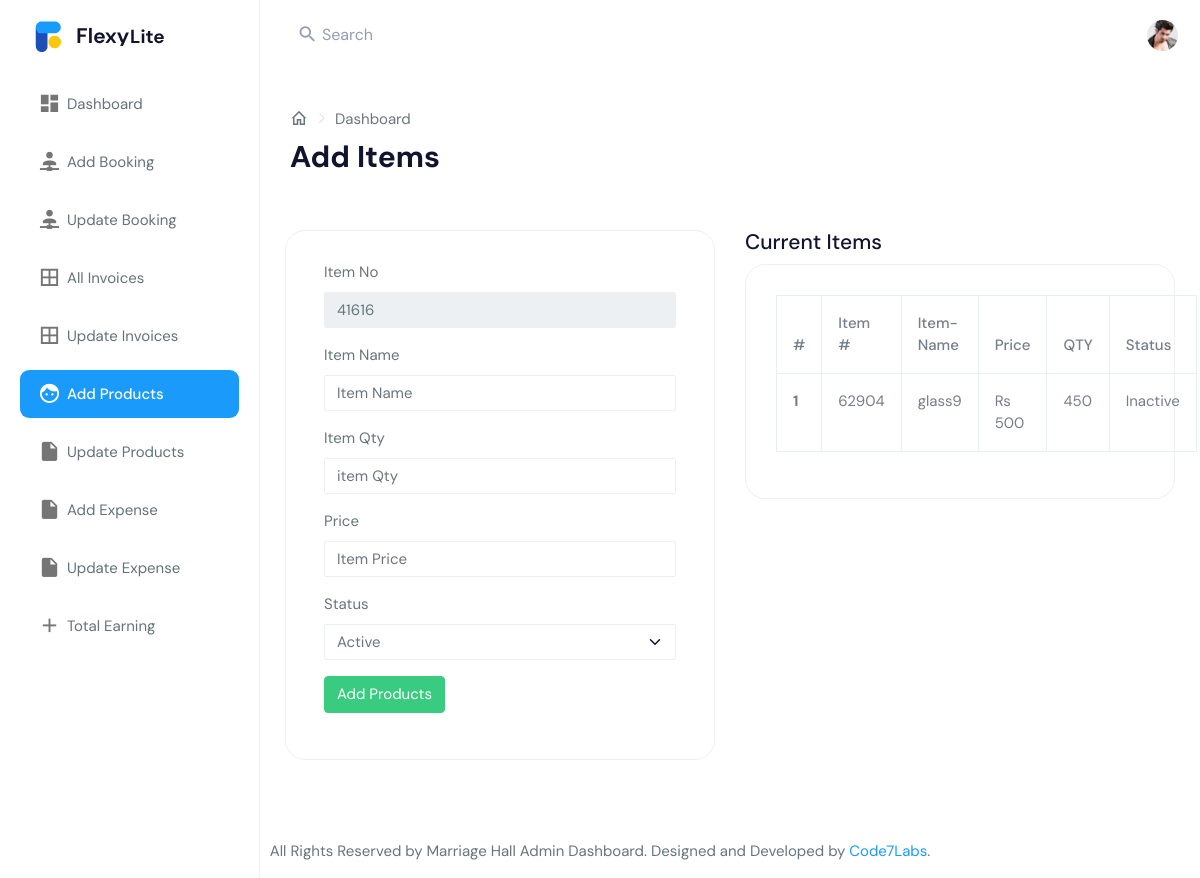
/addproduct.php, run on the app's committed database.
### tables this page shows
CREATE TABLE `products` (
  `ID` bigint(11) NOT NULL AUTO_INCREMENT,
  `Item_number` varchar(255) DEFAULT NULL,
  `Item_name` varchar(255) DEFAULT NULL,
  `Item_price` varchar(255) DEFAULT NULL,
  `Item_qty` varchar(255) DEFAULT NULL,
  `Item_status` varchar(255) DEFAULT NULL,
  PRIMARY KEY (`ID`)
);

### controllers/product-controller.php (called while the page is built, shortened)
<?php $item_num=rand(1,100000);?>

### addproduct.php (the view, shortened to what this page needs)
<?php include 'header.php'; ?>
<?php require 'controllers/product-controller.php';?>
        <div class="page-wrapper">
            <div class="page-breadcrumb">
                <div class="row align-items-center">
                    <div class="col-6">
                        <nav aria-label="breadcrumb">
                            <ol class="breadcrumb mb-0 d-flex align-items-center">
                              <li class="breadcrumb-item"><a href="index.html" class="link"><i class="mdi mdi-home-outline fs-4"></i></a></li>
                              <li class="breadcrumb-item active" aria-current="page">Dashboard</li>
                            </ol>
                          </nav>
                        <h1 class="mb-0 fw-bold">Add Items</h1>
                    </div>
                </div>
            </div>
            <div class="container-fluid">
                    <div class="row">
                    <div class="col-lg-6 col-xlg-9 col-md-7">
                        <div class="card">
                            <div class="card-body">
                                <form class="form-horizontal form-material mx-2" method="post" action="controllers/product-controller.php" enctype="multipart/form-data">
                                    <div class="form-group">
                                        <label class="col-md-12">Item No</label>
                                        <div class="col-md-12">
                                            <input type="text" placeholder="Johnathan Doe"
                                                class="form-control form-control-line" readonly value="<?php echo $item_num; ?>" name="item_number">
                                        </div>
                                    </div>
                                     <div class="form-group">
                                        <label class="col-md-12">Item Name</label>
                                        <div class="col-md-12">
                                            <input type="text" placeholder="Item Name"
                                                class="form-control form-control-line" required name="itemname">
                                        </div>
                                    </div>
                                       <div class="form-group">
                                        <label class="col-md-12">Item Qty</label>
                                        <div class="col-md-12">
                                            <input type="number" placeholder="item Qty"
                                                class="form-control form-control-line" required name="item_qty">
                                        </div>
                                    </div>
                                    <div class="form-group">
                                        <label class="col-md-12">Price</label>
                                        <div class="col-md-12">
                                            <input type="number" placeholder="Item Price"
                                                class="form-control form-control-line" required name="item_price">
                                        </div>
                                    </div>
                                    <div class="form-group">
                                        <label class="col-md-12">Status</label>
                                        <div class="col-md-12">
                                           <select class="form-select shadow-none form-control-line" required name="item_status">
                                                 <option>Active</option>
                                            </select>
                                        </div>
                                    </div>
                                    <div class="form-group">
                                        <div class="col-sm-12">
                                            <button class="btn btn-success text-white"  name="add-product">Add Products</button>
                                        </div>
                                    </div>
                                </form>
                            </div>
                        </div>
                    </div>
                    <?php
                    $sql = "SELECT * FROM  products ORDER BY ID DESC";
                    $result = mysqli_query($conn, $sql) or die("Query Un successfully");
                    if(mysqli_num_rows($result) > 0) {
                    ?>
                    <div class="col-lg-6 col-xlg-9 col-md-7">
                        <h3> Current Items</h3>
                        <div class="card">
                            <div class="card-body">
                               <table class="table  table-bordered" style="width:100%">
  <thead>
    <tr>
      <th scope="col">#</th>
      <th scope="col">Item #</th>
      <th scope="col">Item-Name</th>
      <th scope="col">Price</th>
      <th scope="col">QTY</th>
      <th scope="col">Status</th>
    </tr>
  </thead>
  <tbody>
     <?php
                while($row = mysqli_fetch_assoc($result)){
                    ?>
    <tr>
      <th scope="row"><?php echo  $row['ID'];?></th>
      <td><?php echo  $row['Item_number'];?></td>
      <td><?php echo  $row['Item_name'];?></td>
      <td><?php echo  "Rs ".$row['Item_price'];?></td>
      <td><?php echo  $row['Item_qty'];?></td>
      <td><?php echo  $row['Item_status'];?></td>
    </tr>
     <?php
                    }
                  }
                      ?>
  </tbody>
</table>
                           </div>
                        </div>
                    </div>
</div>
                </div> </div>
            </div>
<?php include 'footer.php'; ?>

### data on the page
products: ID "1", Item_number "62904", Item_name "glass9", Item_price "500", Item_qty "450", Item_status "Inactive"
